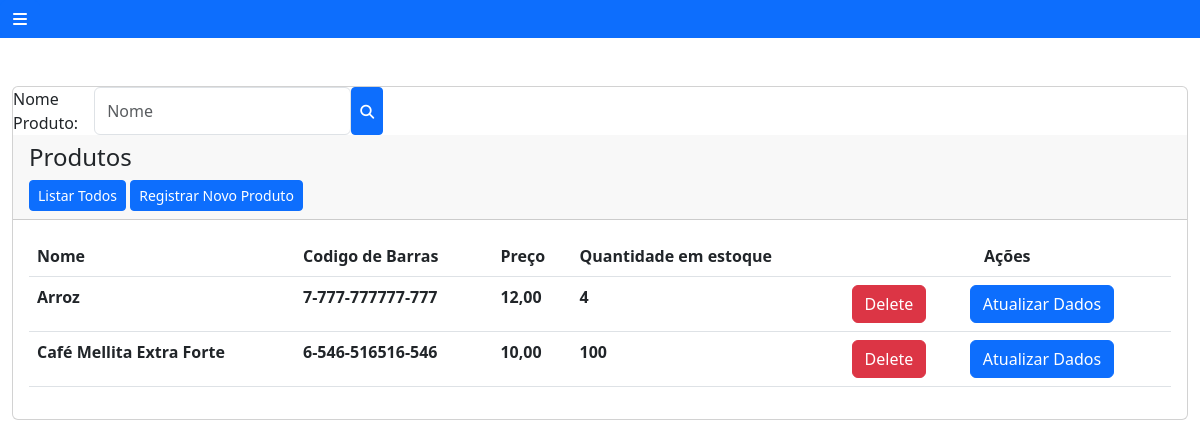
Page /product/main_menu_product (signed in) on the earlier database version.
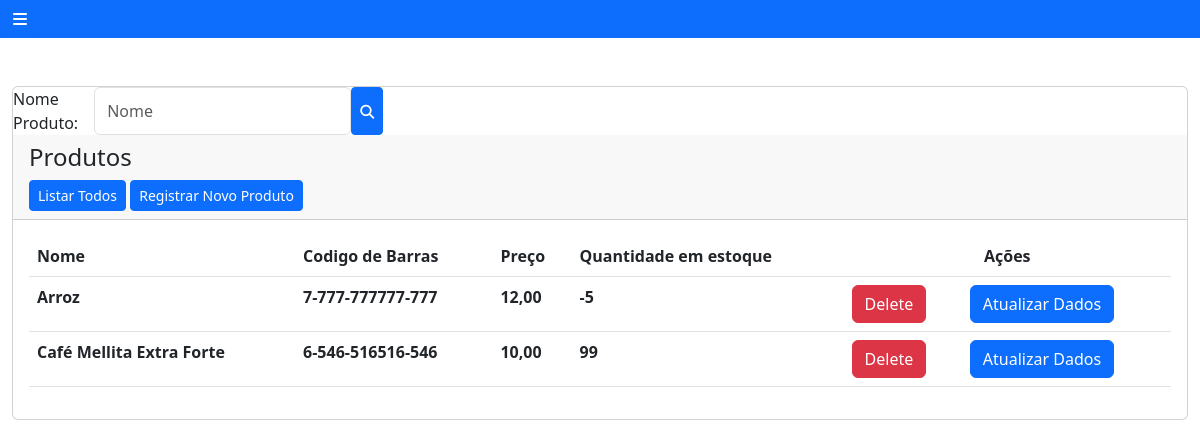
Same page on the later database version.
### apps/Product/models.py (models this page shows, shortened)
class Product(models.Model):
    name = models.CharField(max_length=50,unique=True)
    code_bar = models.CharField(max_length=16,unique=True)
    price = models.DecimalField(decimal_places=2,max_digits=5)
    stock_quantity = models.IntegerField()
    is_deleted = models.BooleanField(default=False)

### apps/Product/views.py (the view)
# urls.py: path("main_menu_product",views.main_menu_product,name="main_menu_product"),
@user_passes_test(lambda user: user.is_superuser,login_url='user:page_not_found')
@login_required(login_url="login_system")
def main_menu_product(request,name="without_specific_product"):
    form = searchProductForm()
    if name == "without_specific_product":
        products = Product.objects.all()
    else:
        form = searchProductForm(request.POST)
        products = Product.objects.filter(name__startswith=name)
    return render(request,'product/main_menu_product.html',{'products':products,'form':form})

### apps/Product/forms.py
class searchProductForm(forms.Form):
       name = forms.CharField(label="Nome Produto",widget=forms.TextInput(attrs={"placeholder": "Nome","class": "form-control vw-100 ms-3"}),required=False)

### templates/product/main_menu_product.html (shortened to what this page needs)
{% extends 'base.html' %}
{% block content %}
<div class="card">
  <form method="POST" action="{% url 'product:main_menu_product_with_filter' %}" class="w-25 d-flex flex-row">
    {{ form }}
    <button type="submit" class="btn btn-fill btn-primary btn-sm">
      <i class="fa-sharp fa-solid fa-magnifying-glass"></i>
    </button>
  </form>
  <div class="card-header">
    <h4 class="card-title">Produtos</h4>
    <td class="px-1"><a href="{% url 'product:main_menu_product' %}" class="btn btn-primary btn-sm">Listar Todos</a></td>
    <td class="px-1"><a href="{% url 'product:save_product' %}" class="btn btn-primary btn-sm">Registrar Novo Produto</a></td>
  </div>
  <div class="card-body">
    <div class="table-responsive">
      <table class="table" id="">
        <thead class="text-primary">
          <tr>
            <th>Nome</th>
            <th>Codigo de Barras</th>
            <th>Preço</th>
            <th>Quantidade em estoque</th>
            <th colspan="3" style="text-align: center;">Ações</th>
          </tr>
        </thead>
        <tbody>
          {% for product in products %}
          {% if not product.is_deleted %}
          <tr>
            <th>{{ product.name }}</th>
            <th>{{ product.code_bar }}</th>
            <th>{{ product.price }}</th>
            <th>{{ product.stock_quantity }}</th>
            <th><a type="submit" class="btn btn-danger" onclick="return confirm('Deseja realmente Deletar?')"
                href="{% url 'product:erase_product' product.id %}">Delete</a></th>
            <th><a type="submit" class="btn btn-primary" href="{% url 'product:update_product' product.id %}">Atualizar
                Dados</a></th>
            {% endif %}
            {% endfor %}
          </tr>
        </tbody>
      </table>
    </div>
  </div>
</div>
{% endblock content %}

Differences in the rows shown:
changed Product "Arroz": stock_quantity "4" → "-5"
changed Product "Café Mellita Extra Forte": stock_quantity "100" → "99"
